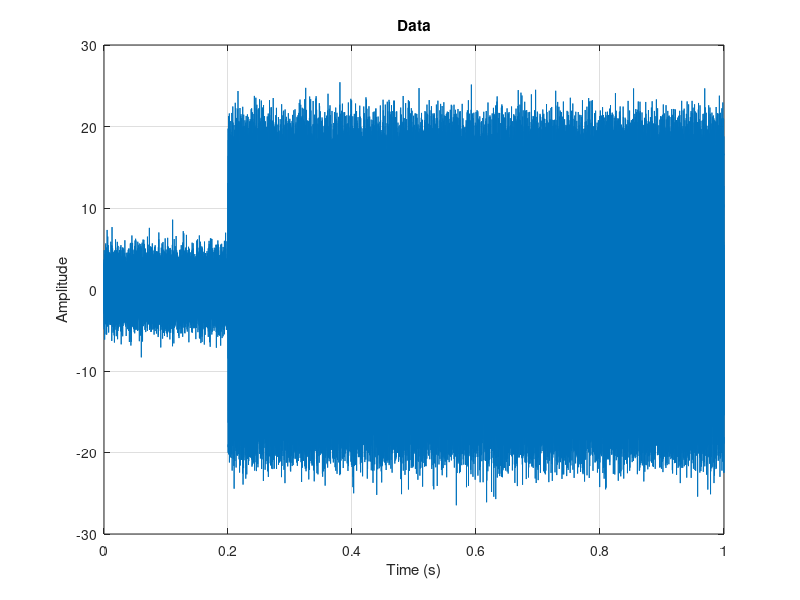
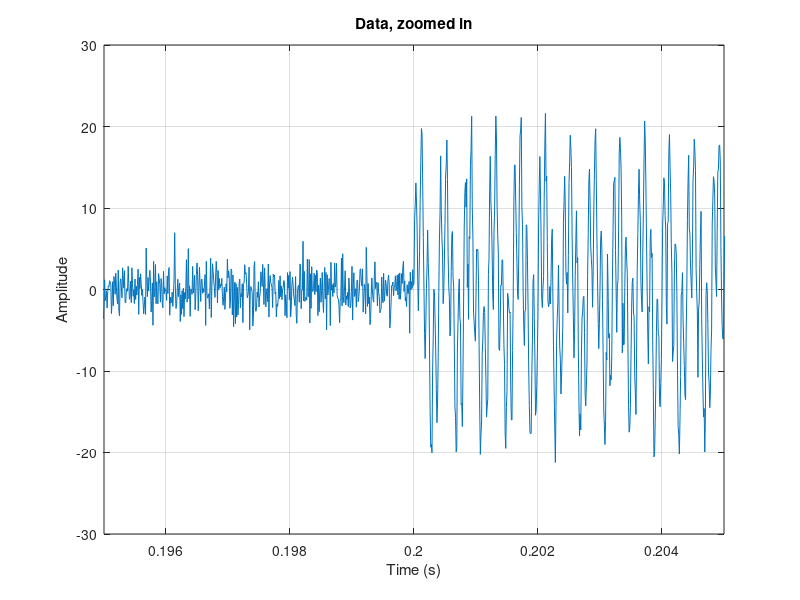
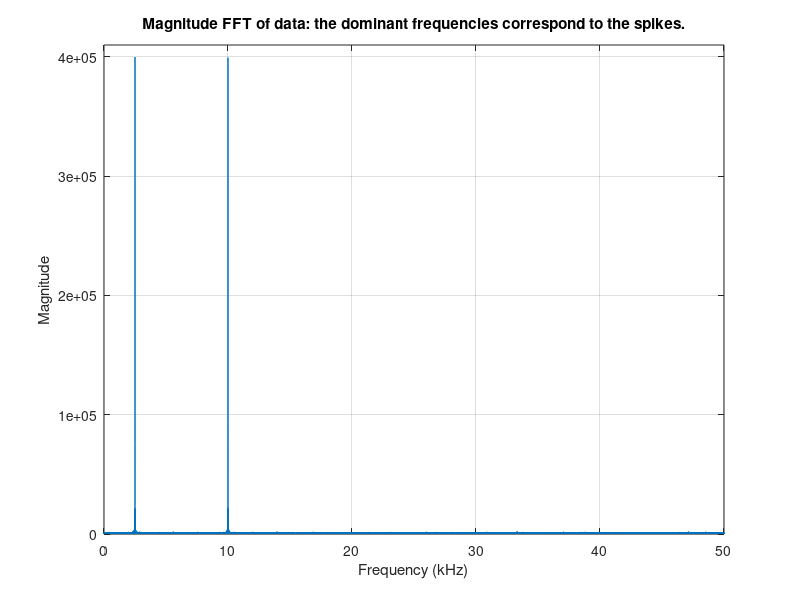
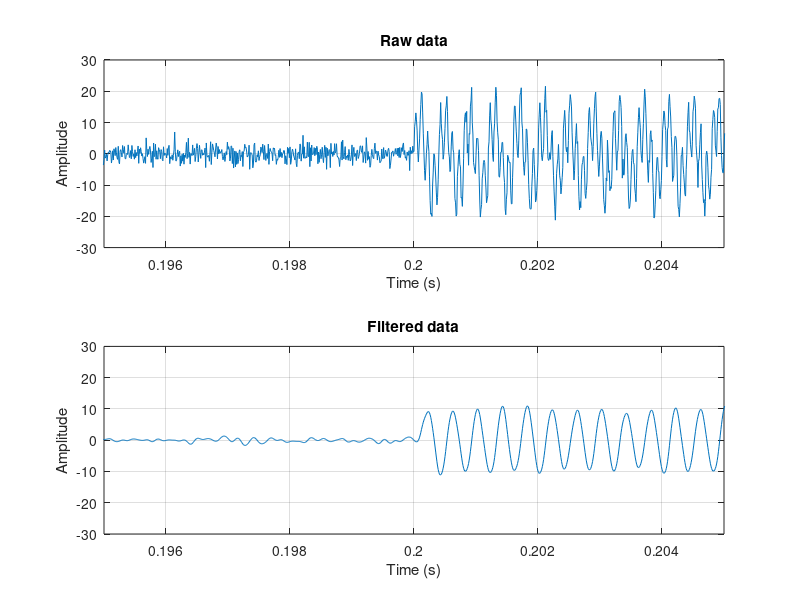

Here is the MATLAB script that generated these plots, in order:
clear
close all
load FilterData_HW5.mat

% --- Visualize data in file ---
figure;plot(tvec,yn);grid
title('Data')
xlabel('Time (s)');ylabel('Amplitude')

figure;plot(tvec,yn);grid
title('Data, zoomed in')
axis([0.195,0.205,-30,30])
xlabel('Time (s)');ylabel('Amplitude')

% Frequency analysis
n = length(tvec);
fs = n/max(tvec);
fvec = [1:n/2-1]*fs/n; % frequency vector
Yn = abs(fft(yn));
figure;plot(fvec*1e-3,Yn(2:n/2));grid
xlabel('Frequency (kHz)');ylabel('Magnitude')
title('Magnitude FFT of data: the dominant frequencies correspond to the spikes.')
axis([0 50,0,4.1e5])
% ---------------------

% --- Lowpass (Butterworth) filter response ---
wn = .1;                      % define normalized cutoff frequency
[bu,au] = butter(6,wn,'low'); % create lowpass filter characteristics
FilSig = filter(bu,au,yn);    % apply filter to data
% -----------------------------------

% --- Apply filter to data ---
% [bu,au] = butter(6,wn,'low'); % create lowpass filter characteristics
% FilSig = filter(bu,au,yn);    % apply filter to data

figure;
subplot(211);plot(tvec,yn);grid
axis([0.195,0.205,-30,30])
title('Raw data')
xlabel('Time (s)');ylabel('Amplitude')
subplot(212);plot(tvec,FilSig);grid
title('Filtered data')
xlabel('Time (s)');ylabel('Amplitude')
axis([0.195,0.205,-30,30])
% -----------------------------------

% Frequency analysis
n = length(tvec);
fs = n/max(tvec);
fvec = [1:n/2-1]*fs/n; % frequency vector
FYn = abs(fft(FilSig));
figure;plot(fvec*1e-3,FYn(2:n/2));grid
xlabel('Frequency (kHz)');ylabel('Magnitude')
title('Magnitude FFT of Filtered Data')
axis([0 50,0,4.1e5])
% ---------------------

